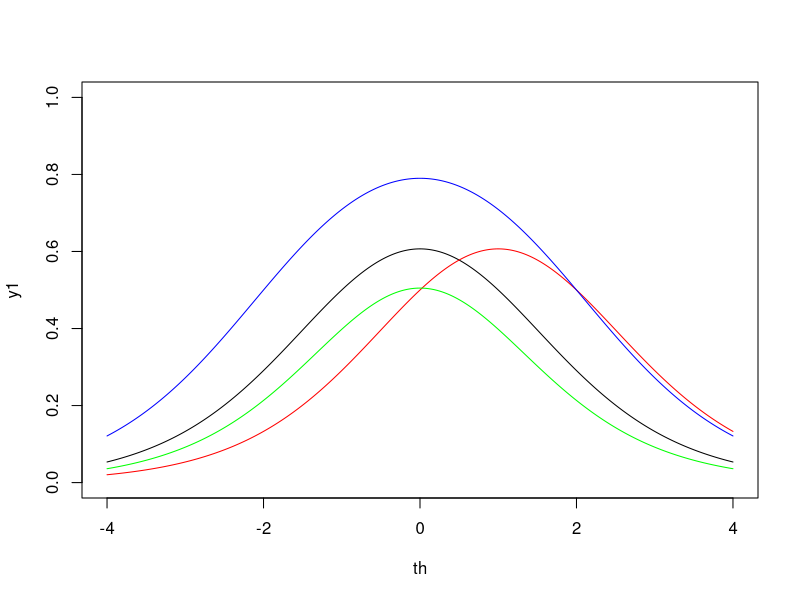
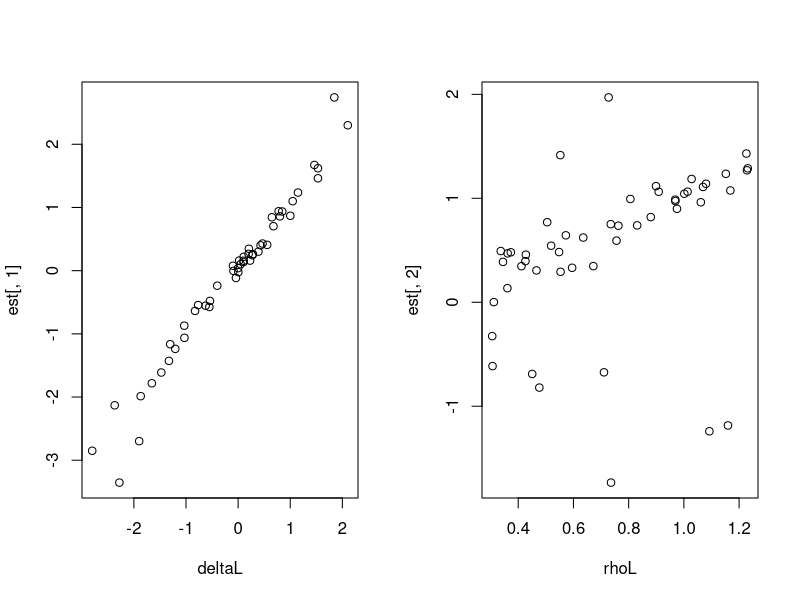
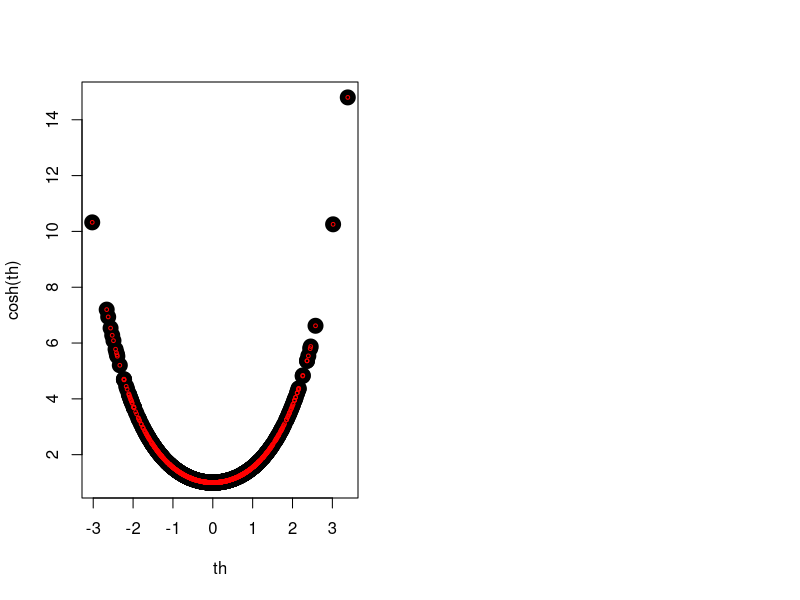

Write the R code that produced these figures, in order.
sim<-function(th,delta,rho,resp=FALSE) {
    ##eqn 21.17 in handbook, u=1
    n<-cosh(rho)
    gamma<-cosh(rho)+cosh(th-delta)
    p<-cosh(rho)/gamma
    if (resp) rbinom(length(p),1,p) else p
}

th<-seq(-4,4,length.out=1000)
y1<-sim(th,delta=0,rho=1)
plot(th,y1,type='l',ylim=0:1)

lines(th,sim(th,delta=1,rho=1),col='red')
lines(th,sim(th,delta=0,rho=2),col='blue')
lines(th,sim(th,delta=0,rho=.2),col='green')


th<-rnorm(1000)
y<-sim(th,delta=.25,rho=.75,resp=TRUE)
like<-function(pars,th,resp) {
    delta<-pars[1]
    rho<-pars[2]
    gamma<-cosh(rho)+cosh(th-delta)
    term1<-(cosh(rho))^resp
    term2<-(cosh(th-delta))^(1-resp)
    -sum(log(term1*term2/gamma))
}

optim(c(0,1),like,th=th,resp=y)

deltaL<-rnorm(50)
rhoL<-runif(50,min=.25,max=1.25)
est<-list()
for (i in 1:length(deltaL)) {
    y<-sim(th,delta=deltaL[i],rho=rhoL[i],resp=TRUE)
    est[[i]]<-optim(c(0,1),like,th=th,resp=y)$par
}
est<-do.call("rbind",est)

par(mfrow=c(1,2))
plot(deltaL,est[,1])
plot(rhoL,est[,2])

plot(th,cosh(th),cex=2,pch=19)
points(th,cosh(-th),col='red',cex=.5)
